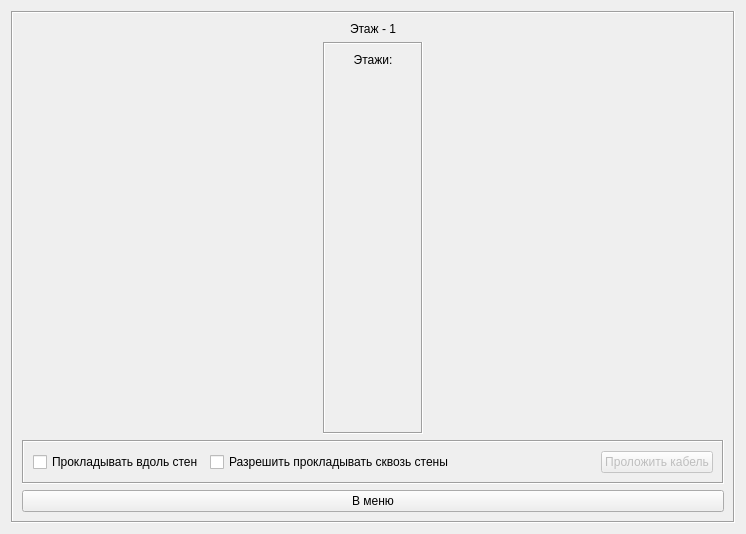
<?xml version="1.0" encoding="UTF-8"?>
<ui version="4.0">
 <class>PlanningWindow</class>
 <widget class="QWidget" name="PlanningWindow">
  <property name="geometry">
   <rect>
    <x>0</x>
    <y>0</y>
    <width>746</width>
    <height>534</height>
   </rect>
  </property>
  <property name="windowTitle">
   <string>Прокладка линий связи</string>
  </property>
  <property name="windowIcon">
   <iconset resource="PPCofCLinB.qrc">
    <normaloff>:/icons/switch_program_icon.png</normaloff>:/icons/switch_program_icon.png</iconset>
  </property>
  <layout class="QVBoxLayout" name="verticalLayout_3">
   <item>
    <widget class="QFrame" name="frame">
     <property name="frameShape">
      <enum>QFrame::Box</enum>
     </property>
     <property name="frameShadow">
      <enum>QFrame::Sunken</enum>
     </property>
     <layout class="QVBoxLayout" name="verticalLayout_2">
      <item>
       <layout class="QVBoxLayout" name="menu_layout"/>
      </item>
      <item>
       <widget class="QLabel" name="floor_num_lab">
        <property name="text">
         <string>Этаж - 1</string>
        </property>
        <property name="alignment">
         <set>Qt::AlignCenter</set>
        </property>
       </widget>
      </item>
      <item>
       <layout class="QHBoxLayout" name="edit_layout">
        <item>
         <widget class="QFrame" name="floors_frame">
          <property name="maximumSize">
           <size>
            <width>100</width>
            <height>16777215</height>
           </size>
          </property>
          <property name="frameShape">
           <enum>QFrame::Box</enum>
          </property>
          <property name="frameShadow">
           <enum>QFrame::Sunken</enum>
          </property>
          <layout class="QVBoxLayout" name="verticalLayout">
           <item>
            <widget class="QLabel" name="floor_lab">
             <property name="text">
              <string>Этажи:</string>
             </property>
             <property name="alignment">
              <set>Qt::AlignCenter</set>
             </property>
            </widget>
           </item>
           <item>
            <layout class="QVBoxLayout" name="floors_but_layout"/>
           </item>
           <item>
            <spacer name="verticalSpacer_2">
             <property name="orientation">
              <enum>Qt::Vertical</enum>
             </property>
             <property name="sizeHint" stdset="0">
              <size>
               <width>20</width>
               <height>40</height>
              </size>
             </property>
            </spacer>
           </item>
          </layout>
         </widget>
        </item>
        <item>
         <layout class="QGridLayout" name="edit_building_layout"/>
        </item>
       </layout>
      </item>
      <item>
       <widget class="QFrame" name="planning_frame">
        <property name="frameShape">
         <enum>QFrame::Box</enum>
        </property>
        <property name="frameShadow">
         <enum>QFrame::Sunken</enum>
        </property>
        <layout class="QHBoxLayout" name="horizontalLayout">
         <item>
          <widget class="QCheckBox" name="along_walls_but">
           <property name="text">
            <string>Прокладывать вдоль стен</string>
           </property>
           <property name="checked">
            <bool>false</bool>
           </property>
          </widget>
         </item>
         <item>
          <widget class="QCheckBox" name="through_walls_but">
           <property name="text">
            <string>Разрешить прокладывать сквозь стены</string>
           </property>
          </widget>
         </item>
         <item>
          <spacer name="horizontalSpacer">
           <property name="orientation">
            <enum>Qt::Horizontal</enum>
           </property>
           <property name="sizeHint" stdset="0">
            <size>
             <width>40</width>
             <height>20</height>
            </size>
           </property>
          </spacer>
         </item>
         <item>
          <widget class="QPushButton" name="planning_but">
           <property name="enabled">
            <bool>false</bool>
           </property>
           <property name="text">
            <string>Проложить кабель</string>
           </property>
          </widget>
         </item>
        </layout>
       </widget>
      </item>
      <item>
       <widget class="QPushButton" name="menu_but">
        <property name="text">
         <string>В меню</string>
        </property>
       </widget>
      </item>
     </layout>
    </widget>
   </item>
  </layout>
 </widget>
 <resources>
  <include location="PPCofCLinB.qrc"/>
 </resources>
 <connections/>
</ui>
